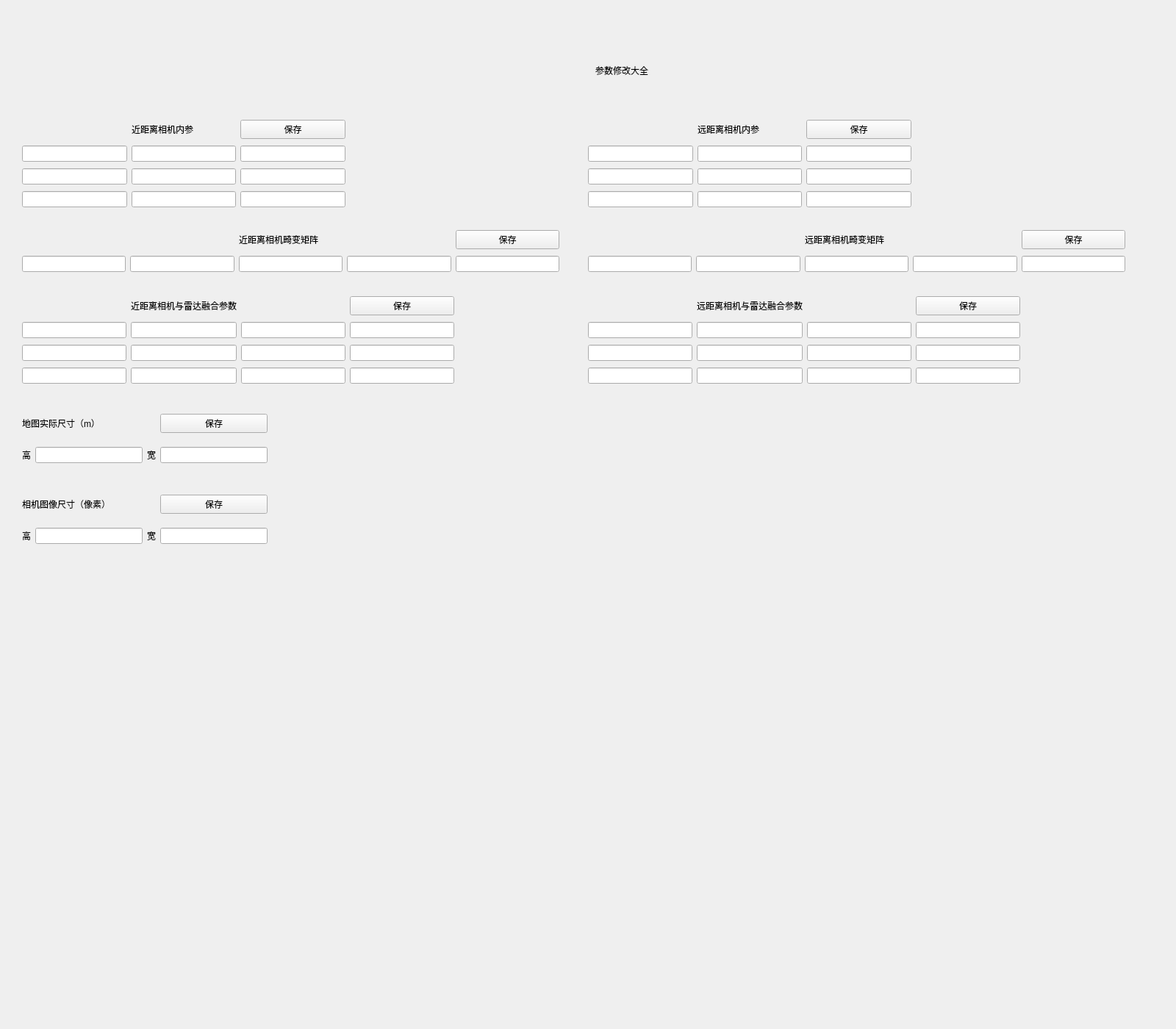
<?xml version="1.0" encoding="UTF-8"?>
<ui version="4.0">
 <class>parameterWidget</class>
 <widget class="QWidget" name="parameterWidget">
  <property name="geometry">
   <rect>
    <x>0</x>
    <y>0</y>
    <width>1600</width>
    <height>1400</height>
   </rect>
  </property>
  <property name="windowTitle">
   <string>Form</string>
  </property>
  <widget class="QLabel" name="pagaExplain">
   <property name="geometry">
    <rect>
     <x>810</x>
     <y>80</y>
     <width>321</width>
     <height>31</height>
    </rect>
   </property>
   <property name="text">
    <string>参数修改大全</string>
   </property>
  </widget>
  <widget class="QWidget" name="layoutWidget_4">
   <property name="geometry">
    <rect>
     <x>30</x>
     <y>660</y>
     <width>334</width>
     <height>93</height>
    </rect>
   </property>
   <layout class="QGridLayout" name="imageSize">
    <item row="1" column="1">
     <widget class="QLineEdit" name="imageLength"/>
    </item>
    <item row="0" column="3">
     <widget class="QPushButton" name="imageSizeSave">
      <property name="text">
       <string>保存</string>
      </property>
     </widget>
    </item>
    <item row="1" column="2">
     <widget class="QLabel" name="widthExplain_2">
      <property name="text">
       <string>宽</string>
      </property>
     </widget>
    </item>
    <item row="1" column="3">
     <widget class="QLineEdit" name="imageWidth"/>
    </item>
    <item row="1" column="0">
     <widget class="QLabel" name="lengthExplain_2">
      <property name="text">
       <string>高</string>
      </property>
     </widget>
    </item>
    <item row="0" column="0" colspan="3">
     <widget class="QLabel" name="imageSizeExplain">
      <property name="text">
       <string>相机图像尺寸（像素）</string>
      </property>
     </widget>
    </item>
   </layout>
  </widget>
  <widget class="QWidget" name="layoutWidget_5">
   <property name="geometry">
    <rect>
     <x>800</x>
     <y>160</y>
     <width>440</width>
     <height>126</height>
    </rect>
   </property>
   <layout class="QGridLayout" name="farCameraMatrix">
    <item row="4" column="0">
     <widget class="QLineEdit" name="eight_f">
      <property name="text">
       <string/>
      </property>
     </widget>
    </item>
    <item row="3" column="2">
     <widget class="QLineEdit" name="six_f">
      <property name="text">
       <string/>
      </property>
     </widget>
    </item>
    <item row="2" column="0">
     <widget class="QLineEdit" name="one_f">
      <property name="text">
       <string/>
      </property>
     </widget>
    </item>
    <item row="2" column="2">
     <widget class="QLineEdit" name="three_f">
      <property name="text">
       <string/>
      </property>
     </widget>
    </item>
    <item row="4" column="1">
     <widget class="QLineEdit" name="seven_f">
      <property name="text">
       <string/>
      </property>
     </widget>
    </item>
    <item row="2" column="1">
     <widget class="QLineEdit" name="two_f">
      <property name="text">
       <string/>
      </property>
     </widget>
    </item>
    <item row="3" column="0">
     <widget class="QLineEdit" name="five_f">
      <property name="text">
       <string/>
      </property>
     </widget>
    </item>
    <item row="4" column="2">
     <widget class="QLineEdit" name="nine_f">
      <property name="text">
       <string/>
      </property>
     </widget>
    </item>
    <item row="3" column="1">
     <widget class="QLineEdit" name="four_f">
      <property name="text">
       <string/>
      </property>
     </widget>
    </item>
    <item row="1" column="1">
     <widget class="QLabel" name="farCameraMatrixExplain">
      <property name="text">
       <string>远距离相机内参</string>
      </property>
     </widget>
    </item>
    <item row="1" column="2">
     <widget class="QPushButton" name="save_f">
      <property name="text">
       <string>保存</string>
      </property>
     </widget>
    </item>
   </layout>
  </widget>
  <widget class="QWidget" name="layoutWidget">
   <property name="geometry">
    <rect>
     <x>800</x>
     <y>310</y>
     <width>731</width>
     <height>64</height>
    </rect>
   </property>
   <layout class="QGridLayout" name="farDistortionCoefficient">
    <item row="2" column="0">
     <widget class="QLineEdit" name="one_f2"/>
    </item>
    <item row="2" column="2">
     <widget class="QLineEdit" name="three_f2"/>
    </item>
    <item row="1" column="2">
     <widget class="QLabel" name="farCameraDistorsionExplain">
      <property name="text">
       <string>远距离相机畸变矩阵</string>
      </property>
     </widget>
    </item>
    <item row="2" column="4">
     <widget class="QLineEdit" name="five_f2"/>
    </item>
    <item row="2" column="3">
     <widget class="QLineEdit" name="four_f2"/>
    </item>
    <item row="2" column="1">
     <widget class="QLineEdit" name="two_f2"/>
    </item>
    <item row="1" column="4">
     <widget class="QPushButton" name="save_f2">
      <property name="text">
       <string>保存</string>
      </property>
     </widget>
    </item>
   </layout>
  </widget>
  <widget class="QWidget" name="layoutWidget_2">
   <property name="geometry">
    <rect>
     <x>800</x>
     <y>400</y>
     <width>588</width>
     <height>126</height>
    </rect>
   </property>
   <layout class="QGridLayout" name="farUniMatrix">
    <item row="0" column="1">
     <widget class="QLabel" name="farUniMatrixExplain">
      <property name="text">
       <string>远距离相机与雷达融合参数</string>
      </property>
     </widget>
    </item>
    <item row="1" column="0">
     <widget class="QLineEdit" name="one_f3">
      <property name="text">
       <string/>
      </property>
     </widget>
    </item>
    <item row="1" column="1">
     <widget class="QLineEdit" name="two_f3">
      <property name="text">
       <string/>
      </property>
     </widget>
    </item>
    <item row="1" column="2">
     <widget class="QLineEdit" name="three_f3">
      <property name="text">
       <string/>
      </property>
     </widget>
    </item>
    <item row="1" column="3">
     <widget class="QLineEdit" name="four_f3">
      <property name="text">
       <string/>
      </property>
     </widget>
    </item>
    <item row="2" column="0">
     <widget class="QLineEdit" name="five_f3">
      <property name="text">
       <string/>
      </property>
     </widget>
    </item>
    <item row="2" column="1">
     <widget class="QLineEdit" name="six_f3">
      <property name="text">
       <string/>
      </property>
     </widget>
    </item>
    <item row="2" column="2">
     <widget class="QLineEdit" name="seven_f3">
      <property name="text">
       <string/>
      </property>
     </widget>
    </item>
    <item row="2" column="3">
     <widget class="QLineEdit" name="eight_f3">
      <property name="text">
       <string/>
      </property>
     </widget>
    </item>
    <item row="3" column="0">
     <widget class="QLineEdit" name="nine_f3">
      <property name="text">
       <string/>
      </property>
     </widget>
    </item>
    <item row="3" column="1">
     <widget class="QLineEdit" name="ten_f3">
      <property name="text">
       <string/>
      </property>
     </widget>
    </item>
    <item row="3" column="2">
     <widget class="QLineEdit" name="eleven_f3">
      <property name="text">
       <string/>
      </property>
     </widget>
    </item>
    <item row="3" column="3">
     <widget class="QLineEdit" name="twelve_f3">
      <property name="text">
       <string/>
      </property>
     </widget>
    </item>
    <item row="0" column="3">
     <widget class="QPushButton" name="save_f3">
      <property name="text">
       <string>保存</string>
      </property>
     </widget>
    </item>
   </layout>
  </widget>
  <widget class="QWidget" name="layoutWidget">
   <property name="geometry">
    <rect>
     <x>30</x>
     <y>160</y>
     <width>440</width>
     <height>126</height>
    </rect>
   </property>
   <layout class="QGridLayout" name="closeCameraMatrix">
    <item row="4" column="0">
     <widget class="QLineEdit" name="eight_c">
      <property name="text">
       <string/>
      </property>
     </widget>
    </item>
    <item row="3" column="2">
     <widget class="QLineEdit" name="six_c">
      <property name="text">
       <string/>
      </property>
     </widget>
    </item>
    <item row="2" column="0">
     <widget class="QLineEdit" name="one_c">
      <property name="text">
       <string/>
      </property>
     </widget>
    </item>
    <item row="2" column="2">
     <widget class="QLineEdit" name="three_c">
      <property name="text">
       <string/>
      </property>
     </widget>
    </item>
    <item row="4" column="1">
     <widget class="QLineEdit" name="seven_c">
      <property name="text">
       <string/>
      </property>
     </widget>
    </item>
    <item row="2" column="1">
     <widget class="QLineEdit" name="two_c">
      <property name="text">
       <string/>
      </property>
     </widget>
    </item>
    <item row="3" column="0">
     <widget class="QLineEdit" name="five_c">
      <property name="text">
       <string/>
      </property>
     </widget>
    </item>
    <item row="4" column="2">
     <widget class="QLineEdit" name="nine_c">
      <property name="text">
       <string/>
      </property>
     </widget>
    </item>
    <item row="3" column="1">
     <widget class="QLineEdit" name="four_c">
      <property name="text">
       <string/>
      </property>
     </widget>
    </item>
    <item row="1" column="1">
     <widget class="QLabel" name="closeCameraMatrixExplain">
      <property name="text">
       <string>近距离相机内参</string>
      </property>
     </widget>
    </item>
    <item row="1" column="2">
     <widget class="QPushButton" name="save_c">
      <property name="text">
       <string>保存</string>
      </property>
     </widget>
    </item>
   </layout>
  </widget>
  <widget class="QWidget" name="layoutWidget">
   <property name="geometry">
    <rect>
     <x>30</x>
     <y>310</y>
     <width>731</width>
     <height>64</height>
    </rect>
   </property>
   <layout class="QGridLayout" name="closeDistortionCoefficient">
    <item row="2" column="0">
     <widget class="QLineEdit" name="one_c2"/>
    </item>
    <item row="2" column="2">
     <widget class="QLineEdit" name="three_c2"/>
    </item>
    <item row="1" column="2">
     <widget class="QLabel" name="closeCameraDistorsionExplain">
      <property name="text">
       <string>近距离相机畸变矩阵</string>
      </property>
     </widget>
    </item>
    <item row="2" column="4">
     <widget class="QLineEdit" name="five_c2"/>
    </item>
    <item row="2" column="3">
     <widget class="QLineEdit" name="four_c2"/>
    </item>
    <item row="2" column="1">
     <widget class="QLineEdit" name="two_c2"/>
    </item>
    <item row="1" column="4">
     <widget class="QPushButton" name="save_c2">
      <property name="text">
       <string>保存</string>
      </property>
     </widget>
    </item>
   </layout>
  </widget>
  <widget class="QWidget" name="layoutWidget">
   <property name="geometry">
    <rect>
     <x>30</x>
     <y>400</y>
     <width>588</width>
     <height>126</height>
    </rect>
   </property>
   <layout class="QGridLayout" name="closeUniMatrix">
    <item row="0" column="1">
     <widget class="QLabel" name="closeUniMatrixExplain">
      <property name="text">
       <string>近距离相机与雷达融合参数</string>
      </property>
     </widget>
    </item>
    <item row="1" column="0">
     <widget class="QLineEdit" name="one_c3">
      <property name="text">
       <string/>
      </property>
     </widget>
    </item>
    <item row="1" column="1">
     <widget class="QLineEdit" name="two_c3">
      <property name="text">
       <string/>
      </property>
     </widget>
    </item>
    <item row="1" column="2">
     <widget class="QLineEdit" name="three_c3">
      <property name="text">
       <string/>
      </property>
     </widget>
    </item>
    <item row="1" column="3">
     <widget class="QLineEdit" name="four_c3">
      <property name="text">
       <string/>
      </property>
     </widget>
    </item>
    <item row="2" column="0">
     <widget class="QLineEdit" name="five_c3">
      <property name="text">
       <string/>
      </property>
     </widget>
    </item>
    <item row="2" column="1">
     <widget class="QLineEdit" name="six_c3">
      <property name="text">
       <string/>
      </property>
     </widget>
    </item>
    <item row="2" column="2">
     <widget class="QLineEdit" name="seven_c3">
      <property name="text">
       <string/>
      </property>
     </widget>
    </item>
    <item row="2" column="3">
     <widget class="QLineEdit" name="eight_c3">
      <property name="text">
       <string/>
      </property>
     </widget>
    </item>
    <item row="3" column="0">
     <widget class="QLineEdit" name="nine_c3">
      <property name="text">
       <string/>
      </property>
     </widget>
    </item>
    <item row="3" column="1">
     <widget class="QLineEdit" name="ten_c3">
      <property name="text">
       <string/>
      </property>
     </widget>
    </item>
    <item row="3" column="2">
     <widget class="QLineEdit" name="eleven_c3">
      <property name="text">
       <string/>
      </property>
     </widget>
    </item>
    <item row="3" column="3">
     <widget class="QLineEdit" name="twelve_c3">
      <property name="text">
       <string/>
      </property>
     </widget>
    </item>
    <item row="0" column="3">
     <widget class="QPushButton" name="save_c3">
      <property name="text">
       <string>保存</string>
      </property>
     </widget>
    </item>
   </layout>
  </widget>
  <widget class="QWidget" name="layoutWidget">
   <property name="geometry">
    <rect>
     <x>30</x>
     <y>550</y>
     <width>334</width>
     <height>93</height>
    </rect>
   </property>
   <layout class="QGridLayout" name="map">
    <item row="1" column="1">
     <widget class="QLineEdit" name="mapHeight"/>
    </item>
    <item row="0" column="3">
     <widget class="QPushButton" name="mapSave">
      <property name="text">
       <string>保存</string>
      </property>
     </widget>
    </item>
    <item row="1" column="2">
     <widget class="QLabel" name="widthExplain">
      <property name="text">
       <string>宽</string>
      </property>
     </widget>
    </item>
    <item row="1" column="3">
     <widget class="QLineEdit" name="mapWidth"/>
    </item>
    <item row="1" column="0">
     <widget class="QLabel" name="lengthExplain">
      <property name="text">
       <string>高</string>
      </property>
     </widget>
    </item>
    <item row="0" column="0" colspan="3">
     <widget class="QLabel" name="mapExplain">
      <property name="text">
       <string>地图实际尺寸（m）</string>
      </property>
     </widget>
    </item>
   </layout>
  </widget>
 </widget>
 <resources/>
 <connections/>
</ui>
